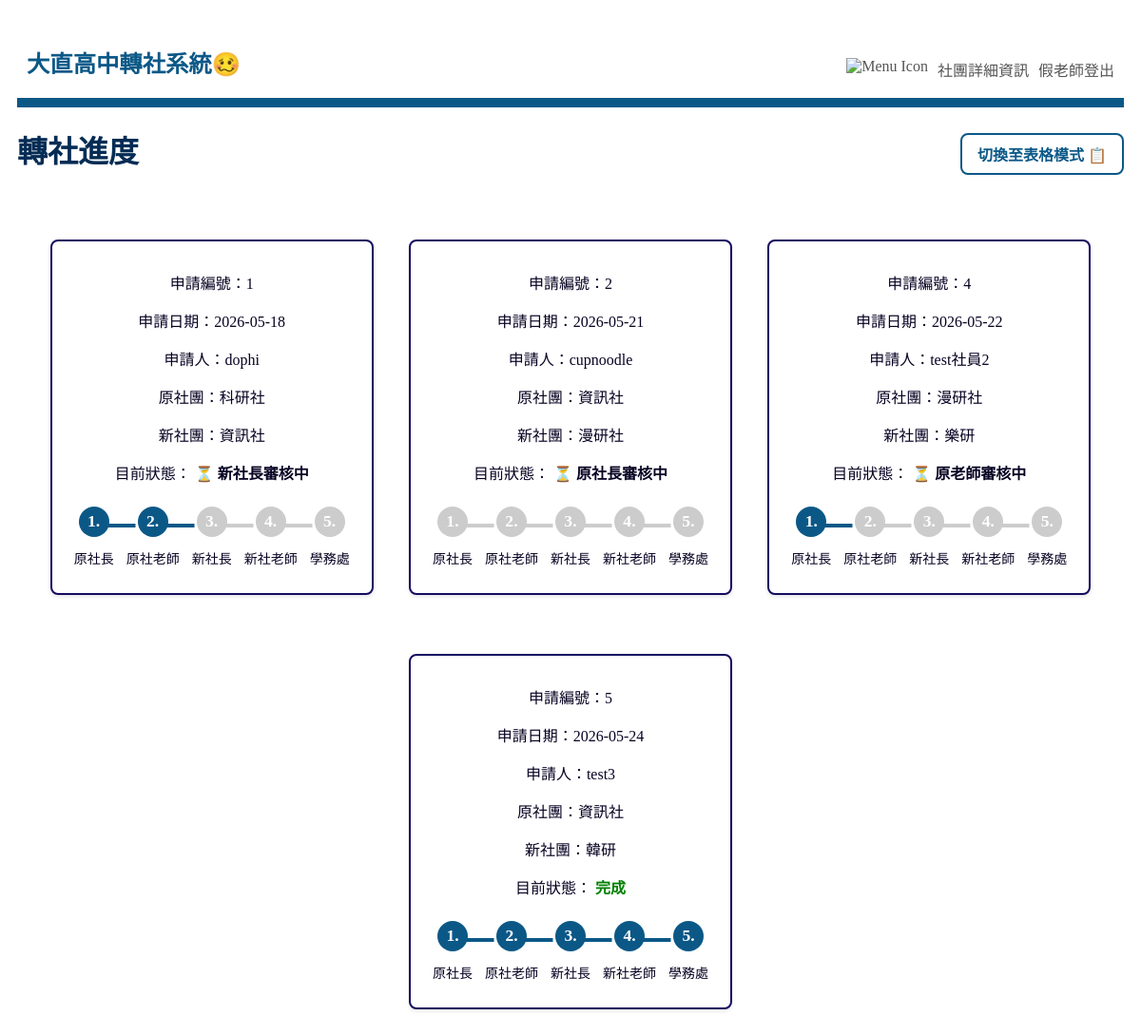
The app's page /transfer/progress/ (signed in) with its own data.
### transfer/models.py (models this page shows, shortened)
class TransferRequest(models.Model):
    STATUS_CHOICES = [
        (0, '原社長審核中'),
        (1, '原老師審核中'),
        (2, '新社長審核中'),
        (3, '新老師審核中'),
        (4, '學務處審核中'),
        (5, '完成'),
        (6, '已退回 (原社長拒絕)'),
        (7, '已退回 (原老師拒絕)'),
        (8, '已退回 (新社長拒絕)'),
        (9, '已退回 (新老師拒絕)'),
    ]
    student = models.ForeignKey(User, on_delete=models.CASCADE, related_name='transfer_requests', verbose_name="申請人")
    old_club = models.ForeignKey(Club, on_delete=models.CASCADE, related_name='outgoing_requests', verbose_name="原社團")
    new_club = models.ForeignKey(Club, on_delete=models.CASCADE, related_name='incoming_requests', verbose_name="新社團")
    status = models.IntegerField(choices=STATUS_CHOICES, default=0, verbose_name="進度狀態")
    created_at = models.DateTimeField(auto_now_add=True, verbose_name="申請時間")

class Club(models.Model):
    name = models.CharField(max_length=100, unique=True, verbose_name="社團名稱")
    max_participants = models.IntegerField(verbose_name="人數上限")
    founder = models.ForeignKey(User, on_delete=models.SET_NULL, null = True,related_name='founded_clubs', verbose_name="社長")
    teacher = models.ForeignKey(User, on_delete=models.SET_NULL, null = True, related_name='taught_clubs', verbose_name="指導老師")
    description = models.TextField(max_length=200, unique=True, verbose_name="社團介紹", blank=True, null=True)

### transfer/views.py (the view)
# urls.py: path('progress/', views.progress, name='progress'),
@login_required
def progress(request):
    user = request.user
    if user.is_staff or user.is_superuser:#判斷如果是「學務處 / 最高管理員」，可以直接看到所有的申請單
        requests = TransferRequest.objects.all()
    else:   #如果是一般登入者（可能是學生、社長、或老師）
        requests = TransferRequest.objects.filter(
            Q(student=user) |                  # 條件A: 申請人自己
            Q(old_club__founder=user) |        # 條件B: 原社團的社長
            Q(new_club__founder=user) |        # 條件C: 新社團的社長
            Q(old_club__teacher=user) |        # 條件D: 原社團的指導老師
            Q(new_club__teacher=user)          # 條件E: 新社團的指導老師
        ).distinct()
    return render(request, 'transfer/progress.html', {'requests': requests})

### transfer/templates/transfer/progress.html (shortened to what this page needs)
{% extends "base.html" %}
{% block main %}
    <div class="page-header">
        <h1>轉社進度</h1>
        <label for="view-toggle" class="toggle-btn">
            <span class="text-card">切換至表格模式 📋</span>
        </label>
    </div>
    <div class="content-wrapper">
        {% if requests %}
            <div class="view-card progress-list">
              {% for req in requests %}
                <section class="apply-card">
                  <p>申請編號：{{ req.id }}</p>
                  <p>申請日期：{{ req.created_at|date:"Y-m-d" }}</p>
                  <p>申請人：{{ req.student.username }}</p>
                  <p>原社團：{{ req.old_club.name }}</p>
                  <p>新社團：{{ req.new_club.name }}</p>
                  <p>目前狀態：
                    {% if req.status >= 6 %}
                      <strong style="color: red;">{{ req.get_status_display }}</strong>
                    {% elif req.status == 5 %}
                      <strong style="color: green;">{{ req.get_status_display }}</strong>
                    {% else %}
                      <strong>⏳ {{ req.get_status_display }}</strong>
                    {% endif %}
                  </p>
                  <div class="stepper">
                    <div class="step {% if req.status >= 1 and req.status <= 5 %}active{% elif req.status >= 6  and req.status <= 9 %}rejected{% endif %}">
                      <div class="circle">1.</div>
                      <div class="label">原社長</div>
                    </div>
                    <div class="step {% if req.status >= 2 and req.status <= 5 %}active{% elif req.status >= 7 and req.status <= 9 %}rejected{% endif %}">
                      <div class="circle">2.</div>
                      <div class="label">原社老師</div>
                    </div>
                    <div class="step {% if req.status >= 3 and req.status <= 5 %}active{% elif req.status >= 8 and req.status <= 9 %}rejected{% endif %}">
                      <div class="circle">3.</div>
                      <div class="label">新社長</div>
                    </div>
                    <div class="step {% if req.status >= 4 and req.status <= 5 %}active{% elif req.status == 9 %}rejected{% endif %}">
                      <div class="circle">4.</div>
                      <div class="label">新社老師</div>
                    </div>
                    <div class="step {% if req.status == 5 %}active{% endif %}">
                      <div class="circle">5.</div>
                      <div class="label">學務處</div>
                    </div>
                  </div>
                </section>
              {% endfor %}
            </div>
        {% else %}
            <p>目前沒有任何轉社申請。</p>
        {% endif %}
    </div>
{% endblock %}

### transfer/templates/base.html (shortened to what this page needs)
{% load static %}
<!DOCTYPE html>
<html lang="zn-hant">
<head>
    <link rel="stylesheet" href="{% static 'style.css' %}">
</head>
<body>
    <nav class="toolbar">
        <div class="toolbar-logo" href="{% url 'index' %}">
            <h3><strong>大直高中轉社系統🥴</strong></h3>
        </div>
        <div class="toolbar-menu">
            <a class="toolbar-item" href="{% url 'index' %}"><img src="https://cdn-icons-png.flaticon.com/512/1946/1946488.png" alt="Menu Icon" style="width:24px; height:24px;"></a>
            <a class="toolbar-item" href="{% url 'club_detail' %}">社團詳細資訊</a>
            {% if not user.is_authenticated %}
                <a class="toolbar-item" href="{% url 'login' %}">登入</a>
            {% else %}
                <form class="toolbar-item" action="{% url 'logout' %}" method="post" style="display:inline;">
                    <button type="submit" class="toolbar-item" style="background:none;border:none;padding:0;">{{ user }}登出</button>
                </form>
            {% endif %}
        </div>
    </nav>
    {% block main %}{% endblock %}
</body>
</html>

### static/style.css (style rules this page uses)
body { font-family: "Microsoft JhengHei", serif; background-color: #ffffff; color: #070323; padding: 10px; text-align: center; }
h1 { color: #042c54; }
h3 { margin-top: 20px; margin-bottom: 10px; }
a { color: #000000; text-decoration: none; }
label { display: #042c54; margin-top: 9px; font-weight: bold; }
.toolbar { display: flex; justify-content: space-between; align-items: flex-end; background-color: #ffffff; padding: 10px 10px; border-bottom: 10px solid #0b5887; }
.toolbar-logo { font-size: 1.3rem; font-weight: bold; color: #0b5887; }
.toolbar-menu { display: flex; gap: 10px; }
.toolbar-item { color: #555555; font-weight: 500; font-size: 1rem; padding-bottom: 5px; border-bottom: 3px solid transparent; transition: all 0.2s ease-in-out; }
section.apply-card { background-color: #ffffff; border: 2px solid #150b60; border-radius: 8px; padding: 15px; width: 300px; box-shadow: 0 2px 4px rgba(0,0,0,0.1); }
.apply-card { background: #ffffff; border: 2px solid #150b60; border-radius: 8px; padding: 15px; width: 100%; max-width: 500px; box-sizing: border-box; box-shadow: 0 4px 6px rgba(175, 186, 209, 0.539); margin: 30px auto; }
.progress-list .apply-card { margin-bottom: 0; flex: 320px; max-width: 340px; min-width: 260px; }
.progress-list { display: flex; flex-wrap: wrap; gap: 32px; justify-content: center; margin-bottom: 24px; padding: 0 32px; background-color: #ffffff; }
.label { display: block; margin-top: 8px; font-size: 14px; }
.stepper { display: flex; justify-content: flex-start; align-items: center; gap: 4px; margin: 24px 0 12px 0; position: relative; }
.step { display: flex; flex-direction: column; align-items: center; position: relative; min-width: 32px; }
.step:not(:last-child)::after { content: ''; position: absolute; top: 50%; left: 50%; width: 40px; height: 4px; background: #ccc; z-index: 0; transform: translateY(-50%); }
.step.active:not(:last-child)::after { background: #0b5887; }
.circle { width: 48px; height: 32px; border-radius: 50%; background: #b88a8a; color: #ea5252; display: flex; align-items: center; justify-content: center; font-weight: bold; font-size: 1.1rem; z-index: 1; margin-bottom: 4px; transition: background 0.2s; }
.step.active .circle { background: #0b5887; }
.stepper { display: flex; justify-content: space-between; align-items: center; margin: 24px 0 12px 0; }
.step { display: flex; flex-direction: column; align-items: center; position: relative; flex: 2; }
.step:not(:last-child)::after { content: ''; position: absolute; top: 18px; left: 50%; width: 50%; height: 4px; background: #ccc; transform: translateX(50%); }
.circle { width: 32px; height: 32px; border-radius: 50%; background: #ccc; color: #fff; display: flex; align-items: center; justify-content: center; font-weight: bold; font-size: 1.1rem; z-index: 1; margin-bottom: 4px; transition: background 0.2s; }
.page-header { display: flex; justify-content: space-between; align-items: center; margin-bottom: 20px; }
.toggle-btn { padding: 8px 16px; cursor: pointer; border-radius: 8px; border: 2px solid #0b5887; background-color: #fff; color: #0b5887; font-weight: bold; transition: all 0.2s; }
.view-card { display: flex; }
.toggle-btn .text-card { display: inline; }

### records on screen
TransferRequest: id "1", created_at "2026-05-18", student.username "dophi", old_club.name "科研社", new_club.name "資訊社", status "新社長審核中"
TransferRequest: id "2", created_at "2026-05-21", student.username "cupnoodle", old_club.name "資訊社", new_club.name "漫研社", status "原社長審核中"
TransferRequest: id "4", created_at "2026-05-22", student.username "test社員2", old_club.name "漫研社", new_club.name "樂研", status "原老師審核中"
TransferRequest: id "5", created_at "2026-05-24", student.username "test3", old_club.name "資訊社", new_club.name "韓研", status "完成"

### other values on screen
{{ user }} "假老師"
